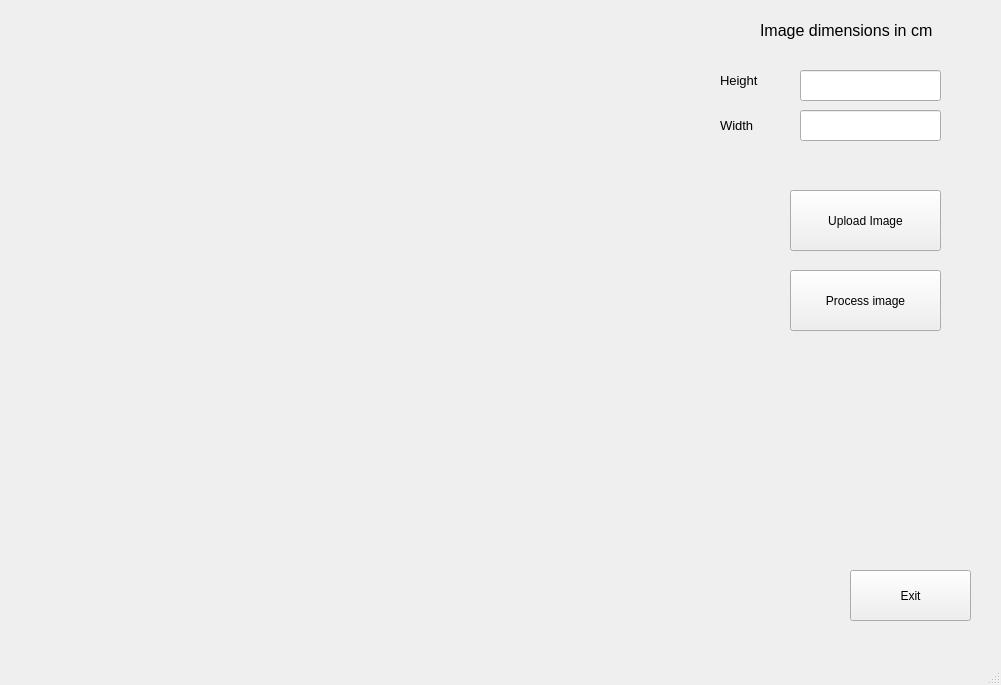
<?xml version="1.0" encoding="UTF-8"?>
<ui version="4.0">
 <class>PhisioAnalisys</class>
 <widget class="QMainWindow" name="PhisioAnalisys">
  <property name="geometry">
   <rect>
    <x>0</x>
    <y>0</y>
    <width>1001</width>
    <height>685</height>
   </rect>
  </property>
  <property name="windowTitle">
   <string>PhisioAnalisys</string>
  </property>
  <widget class="QWidget" name="centralwidget">
   <widget class="QPushButton" name="pushButtonUpload">
    <property name="geometry">
     <rect>
      <x>790</x>
      <y>190</y>
      <width>151</width>
      <height>61</height>
     </rect>
    </property>
    <property name="text">
     <string>Upload Image</string>
    </property>
   </widget>
   <widget class="QPushButton" name="pushButton_2">
    <property name="geometry">
     <rect>
      <x>790</x>
      <y>270</y>
      <width>151</width>
      <height>61</height>
     </rect>
    </property>
    <property name="text">
     <string>Process image</string>
    </property>
   </widget>
   <widget class="QLabel" name="label">
    <property name="geometry">
     <rect>
      <x>720</x>
      <y>60</y>
      <width>71</width>
      <height>41</height>
     </rect>
    </property>
    <property name="font">
     <font>
      <pointsize>10</pointsize>
     </font>
    </property>
    <property name="text">
     <string>Height</string>
    </property>
   </widget>
   <widget class="QLabel" name="label_2">
    <property name="geometry">
     <rect>
      <x>720</x>
      <y>100</y>
      <width>81</width>
      <height>51</height>
     </rect>
    </property>
    <property name="font">
     <font>
      <pointsize>10</pointsize>
     </font>
    </property>
    <property name="text">
     <string>Width</string>
    </property>
   </widget>
   <widget class="QLabel" name="label_3">
    <property name="geometry">
     <rect>
      <x>760</x>
      <y>10</y>
      <width>221</width>
      <height>41</height>
     </rect>
    </property>
    <property name="font">
     <font>
      <pointsize>12</pointsize>
     </font>
    </property>
    <property name="text">
     <string>Image dimensions in cm</string>
    </property>
   </widget>
   <widget class="QLabel" name="label_5">
    <property name="geometry">
     <rect>
      <x>20</x>
      <y>20</y>
      <width>681</width>
      <height>631</height>
     </rect>
    </property>
    <property name="autoFillBackground">
     <bool>true</bool>
    </property>
    <property name="text">
     <string/>
    </property>
   </widget>
   <widget class="QPushButton" name="pushButton">
    <property name="geometry">
     <rect>
      <x>850</x>
      <y>570</y>
      <width>121</width>
      <height>51</height>
     </rect>
    </property>
    <property name="text">
     <string>Exit</string>
    </property>
   </widget>
   <widget class="QLineEdit" name="lineEdit">
    <property name="geometry">
     <rect>
      <x>800</x>
      <y>70</y>
      <width>141</width>
      <height>31</height>
     </rect>
    </property>
   </widget>
   <widget class="QLineEdit" name="lineEdit_2">
    <property name="geometry">
     <rect>
      <x>800</x>
      <y>110</y>
      <width>141</width>
      <height>31</height>
     </rect>
    </property>
   </widget>
  </widget>
  <widget class="QStatusBar" name="statusbar"/>
 </widget>
 <resources/>
 <connections/>
</ui>
